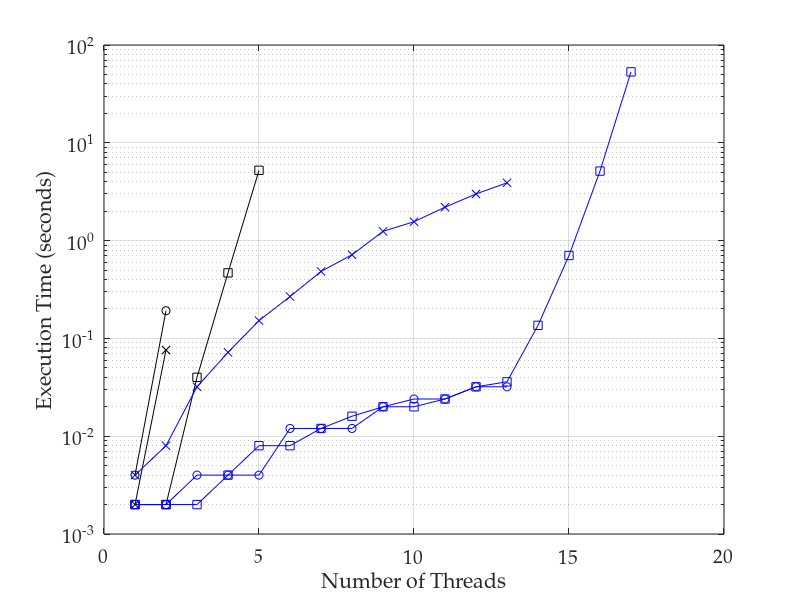

MATLAB code to generate this figure: (Note: this script raises an error after producing the figure.)
%% importing data
transitions = dlmread('fs_time_data.csv', ',', 1, 1);
% convert 0 values to NaNs, as these don't plot
transitions(transitions==0)=nan;
threads = [1:17];

%% plotting lines

semilogy(threads, transitions(:, 1), 'ko-')
hold on
semilogy(threads, transitions(:, 2), 'kx-')
semilogy(threads, transitions(:, 3), 'ks-')
semilogy(threads, transitions(:, 4), 'bo-')
semilogy(threads, transitions(:, 5), 'bx-')
semilogy(threads, transitions(:, 6), 'bs-')
hold off
grid on

%% adding axis labels
set(gca, 'FontName', 'Palatino Linotype', 'FontSize', 14);
xlabel('Number of Threads');
ylabel('Execution Time (seconds)')

%% output pdf file
h = figure(1);
h.Units = 'centimeters'; % set figure position to cm
h.Position([3:4]) = [17,12]; % resize figure
Plot2LaTeX( h, 'fs_time_fig' )